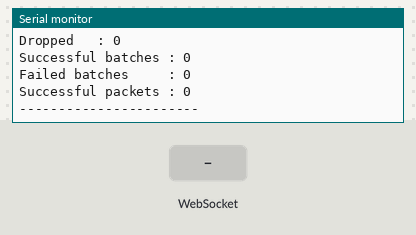
Recording of a program running on a simulated ESP32. Parts: the last lines printed to the serial monitor. The test bench sets the inputs (shaded band). Random numbers use the default seed unless the program sets one.

Above: at 3.7 s.
3.8 s: WebSocket text "1" received
At 4.4 s:
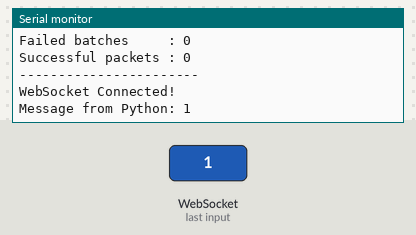
5.3 s: WebSocket text "0" received
At 5.48 s:
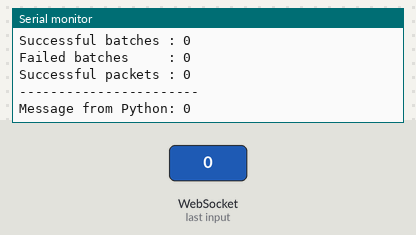
6.8 s: WebSocket text "2" received
At 7.4 s:
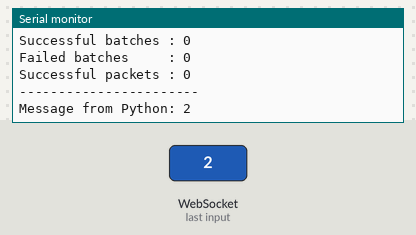
Timing chart, 0 to 9.8 s (numbered marks = the images above; inputs shaded):
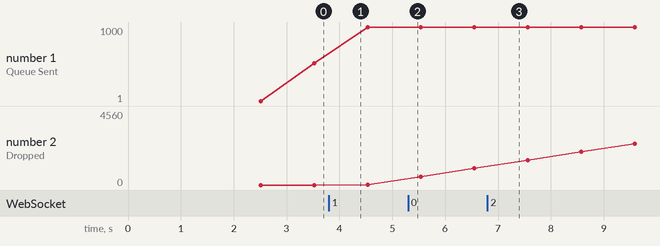

The program:

main.cpp
```cpp
#include <Arduino.h>

#include "imu_data.h"
#include "packet.h"
#include "wifi_manager.h"
#include "websocket_client.h"

uint32_t successful_batches = 0;
uint32_t failed_batches = 0;
uint32_t successful_packets = 0;

// Laptop's Wi-Fi IPv4 address
#define SERVER_IP "192.168.43.19"

#define SERVER_PORT 8080

#define BATCH_SIZE 100

void setup()
{
    Serial.begin(115200);

    delay(1000);

    wifi_init();
    wifi_print_ip();

    websocket_init(SERVER_IP, SERVER_PORT);

    imu_data_init();
}

void loop()
{
    // Store 100 packets in one batch
    static uint8_t batch_buffer[PACKET_SIZE * BATCH_SIZE]; // static uint8_t batch_buffer[2400];

    // Number of packets collected so far
    static uint16_t batch_count = 0;

    uint8_t packet[PACKET_SIZE];

    // Maintain WebSocket connection
    websocket_loop();

    if (websocket_is_connected())
    {
        // Receive packets from FreeRTOS queue
/*Try to get one packet from the queue.
If a packet is available, execute the loop.
If the queue is empty, stop the loop.*/
        while (packet_receive(packet))
        {
            // Calculate the position to store this packet
            uint16_t offset = batch_count * PACKET_SIZE;

            // Copy 24-byte packet into batch buffer
            memcpy(
                &batch_buffer[offset],
                packet,
                PACKET_SIZE);

            // Increase collected packet count
            batch_count++;

            // Check whether 100 packets have been collected
            if (batch_count >= BATCH_SIZE)
            {
                // Send all 100 packets together
                if (websocket_send_binary( // While this sending while condition is not executed..the data is collected to queue
                        batch_buffer,
                        sizeof(batch_buffer)))
                {
                    // Serial.println("100 packets sent!");
                    successful_batches++;
                    successful_packets += BATCH_SIZE;
                }
                else
                {
                    // Serial.println("Batch send failed!");
                    failed_batches++;
                }

                // Reset batch counter
                batch_count = 0;
            }
        }
    }

    // Print statistics every 1 second
    static unsigned long lastPrint = 0;

    if (millis() - lastPrint >= 1000)
    {
        Serial.println("\n--- DATA STATISTICS ---");

        Serial.printf("Generated : %lu\n", (unsigned long)generatedCount);
        Serial.printf("Queue Sent: %lu\n", (unsigned long)sentCount);
        Serial.printf("Received  : %lu\n", (unsigned long)receivedCount);
        Serial.printf("Dropped   : %lu\n", (unsigned long)droppedCount);
        Serial.printf("Successful batches : %lu\n", (unsigned long)successful_batches);
        Serial.printf("Failed batches     : %lu\n", (unsigned long)failed_batches);
        Serial.printf("Successful packets : %lu\n", (unsigned long)successful_packets);

        Serial.println("-----------------------");

        lastPrint = millis();
    }

    delay(1);
}
```

Measured:
- after the input at 3.8 s, the serial monitor: prints a new line at once (image 1)
- after the input at 5.3 s, the serial monitor: prints a new line at once (image 2)
- after the input at 6.8 s, the serial monitor: prints a new line at once (image 3)
- plotted number 2: 1025 → 4560 after the input at 6.8 s
